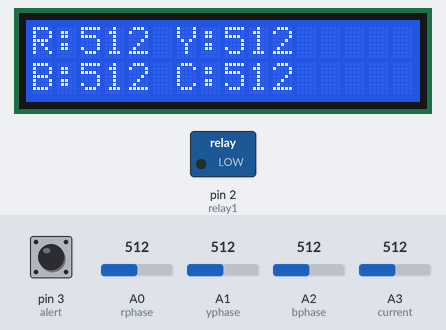
Recording of a sketch running on a simulated Arduino Uno, built with avr-gcc and run on an emulated ATmega328P. Parts: 16×2 character LCD, switched loads named in the sketch (green lamp = pin HIGH). Inputs (shaded band) come from the test bench; at power-on: pin 3 (alert) HIGH, A0 (rphase) = 512, A1 (yphase) = 512, A2 (bphase) = 512, A3 (current) = 512. What the sketch prints to the serial monitor is not drawn.

Above: at 1.2 s.
1.3 s: pin 3 (alert) pulled LOW for 1.25 s
At 3.2 s:
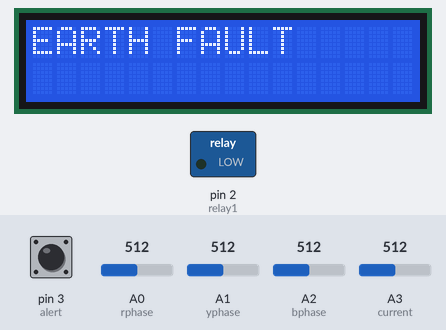
6.6 s: A0 (rphase) set to 211
At 8.1 s:
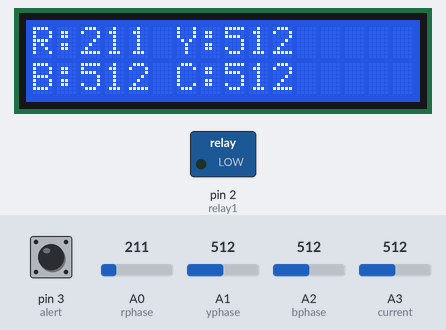
8.6 s: A0 (rphase) set to 189
At 10.3 s:
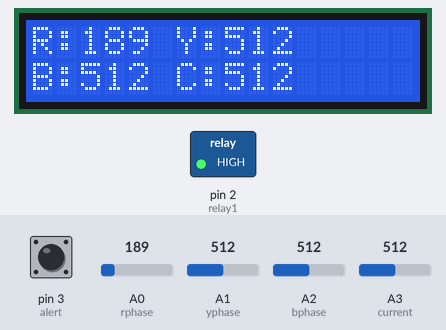
10.6 s: A1 (yphase) set to 90
At 12.3 s:
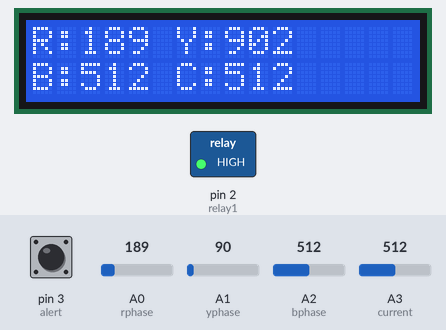
12.6 s: pin 3 (alert) pulled LOW for 1.25 s
At 17.7 s:
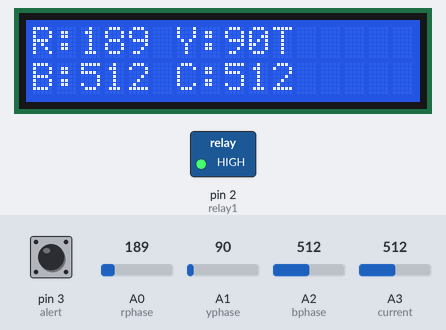
17.9 s: A2 (bphase) set to 716
At 18.7 s:
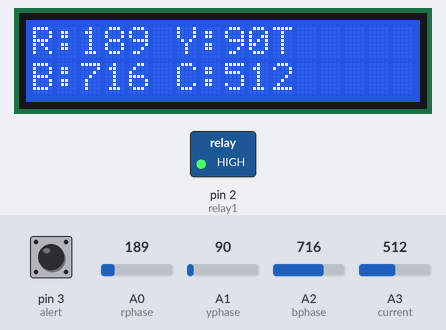
Timing chart, 0 to 20.7 s (numbered marks = the images above; inputs shaded):
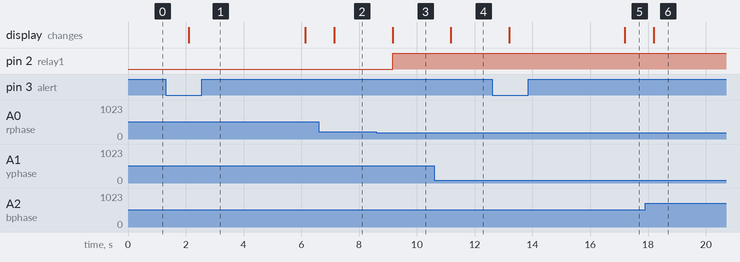

The sketch:

ArduinoMega.ino
```cpp
#include <EveryTimer.h>
#define PERIOD_MS 1000

EveryTimer timer;
bool active = true;

#include <LiquidCrystal.h>
const int rs = 13, en = 12, d4 = 11, d5 = 10, d6 = 9, d7 = 8;
LiquidCrystal lcd(rs, en, d4, d5, d6, d7);


#define rphase A0
#define yphase A1
#define bphase A2
#define current A3

#define relay1 2
#define alert 3
const int numMeasurements = 100;  // Number of measurements for averaging

int sec;
int rvalue,yvalue,bvalue,currentvalue,act=0,alert1;

int phasestate;
void setup()
{
  // Debug console
  Serial.begin(9600);
   timer.Every(PERIOD_MS, action);

pinMode(current,INPUT);
pinMode(alert,INPUT_PULLUP);
pinMode(rphase,INPUT);
pinMode(yphase,INPUT);
pinMode(bphase,INPUT);
pinMode(relay1,OUTPUT);
digitalWrite(relay1,LOW);

  lcd.begin(16, 2);              //Init the LCD           //Activate backlight
  lcd.home();
  lcd.setCursor(0,0);
  lcd.print("THREE PHASE ");
  lcd.setCursor(0,1);
  lcd.print("POWER FAILURE");
  lcd.clear();


}

void loop()
{

  timer.Update();
  Serial.print("SEc :");
  Serial.println(sec);

  rvalue=analogRead(rphase);
  Serial.print("R:");
  Serial.println(rvalue);

  lcd.setCursor(0,0);
  lcd.print("R:");
  lcd.print(rvalue);

  yvalue=analogRead(yphase);
  Serial.print("Y:");
  Serial.println(yvalue);
  lcd.setCursor(6,0);
  lcd.print("Y:");
  lcd.print(yvalue);

  bvalue=analogRead(bphase);
  Serial.print("B:");
  Serial.println(bvalue);
  lcd.setCursor(0,1);
  lcd.print("B:");
  lcd.print(bvalue);

  currentvalue=analogRead(current);
  Serial.print("C:");
  Serial.print(currentvalue);
  lcd.setCursor(6,1);
  lcd.print("C:");
  lcd.print(currentvalue);

 alert1=digitalRead(alert);
 Serial.print("G:");
 Serial.println(alert1);
 if (alert1==0)
{
  Serial.print("Earth falut");
  lcd.setCursor(0,0);
  lcd.print("EARTH FAULT");
   lcd.setCursor(0,1);
  lcd.print("                 ");
  delay(3000);

}

  if((rvalue<100 || yvalue<100|| bvalue<100))
    {
      phasestate=0;
      digitalWrite(relay1,HIGH);

    }
  else{phasestate=1;}

//float measurements[numMeasurements];
//
//  // Collect 100 measurements
//  for (int i = 0; i < numMeasurements; i++) {
//    measurements[i] = analogRead(current); // Convert ADC value to voltage (assuming 5V Arduino)
//    delay(10);  // Add a small delay to stabilize readings
//  }
//
//  // Calculate the average
//
//  for (int i = 0; i < numMeasurements; i++) {
//    rvalue += measurements[i];
//  }
//  rvalue /= numMeasurements;
//rvalue=rvalue*3;
//  // Print the average value
//  Serial.print("The average current value over ");
//  Serial.print(numMeasurements);
//  Serial.print(" measurements is: ");
//  Serial.println(rvalue);


if( yvalue>200 && bvalue>200 && rvalue>200 )
  {
  Serial.println("All phase on and iot on");
  digitalWrite(relay1,LOW);
  }
  else
  {
  digitalWrite(relay1,HIGH);
  }
if( yvalue<200)
{
   Serial.println("Y PHASE OFF ");
  digitalWrite(relay1,HIGH);

}
else if(bvalue<200)
{
   Serial.println("B PHASE OFF ");
  digitalWrite(relay1,HIGH);
}

else if(rvalue<200)
{
   Serial.println("R PHASE OFF ");
  digitalWrite(relay1,HIGH);
}

else if(yvalue<200 && bvalue<200 && rvalue<200)
  {
   Serial.println("ALL LOAD DOWN");
  digitalWrite(relay1,HIGH);
  lcd.clear();
  lcd.setCursor(0,1);
  lcd.print("ALL LOAD DOWN");


  }

senddata();
  delay(1000);

}

void senddata()
  {
    Serial.print('*');

    if(rvalue<=9){Serial.print("00"); Serial.print(rvalue);}
    else if(rvalue<=99){Serial.print("0"); Serial.print(rvalue);}
    else if(rvalue<=999){ Serial.print(rvalue);}

    if(yvalue<=9){Serial.print("00"); Serial.print(yvalue);}
    else if(yvalue<=99){Serial.print("0"); Serial.print(yvalue);}
    else if(yvalue<=999){Serial.print(yvalue);}


    if(bvalue<=9){Serial.print("00"); Serial.print(bvalue);}
    else if(bvalue<=99){Serial.print("0"); Serial.print(bvalue);}
    else if(bvalue<=999){Serial.print(bvalue);}

    if(currentvalue<=9){Serial.print("00"); Serial.print(currentvalue);}
    else if(currentvalue<=99){Serial.print("0"); Serial.print(currentvalue);}
    else if(currentvalue<=999){Serial.print(currentvalue);}

        if(alert1<=9){Serial.print("00"); Serial.print(alert1);}
    else if(alert1<=99){Serial.print("0"); Serial.print(alert1);}
    else if(alert1<=999){Serial.print(alert1);}
  }


  void action()
{
  sec++;
}
```

Measured:
- the behaviour switches between 201 and 200 on A0 (rphase) (found by bisection; images 2 and 3)
- after the input at 1.3 s, the display: changes after 0.81 s (image 1)
- after the input at 6.6 s, the display: changes after 0.54 s (image 2)
- after the input at 8.6 s, pin 2 (relay1): LOW → HIGH after 0.56 s; the display: changes after 0.57 s (image 3)
- after the input at 10.6 s, the display: changes after 0.58 s (image 4)
- after the input at 12.6 s, the display: first changes after 0.59 s (image 5 shows a later state)
- after the input at 17.9 s, the display: changes after 0.30 s (image 6)
